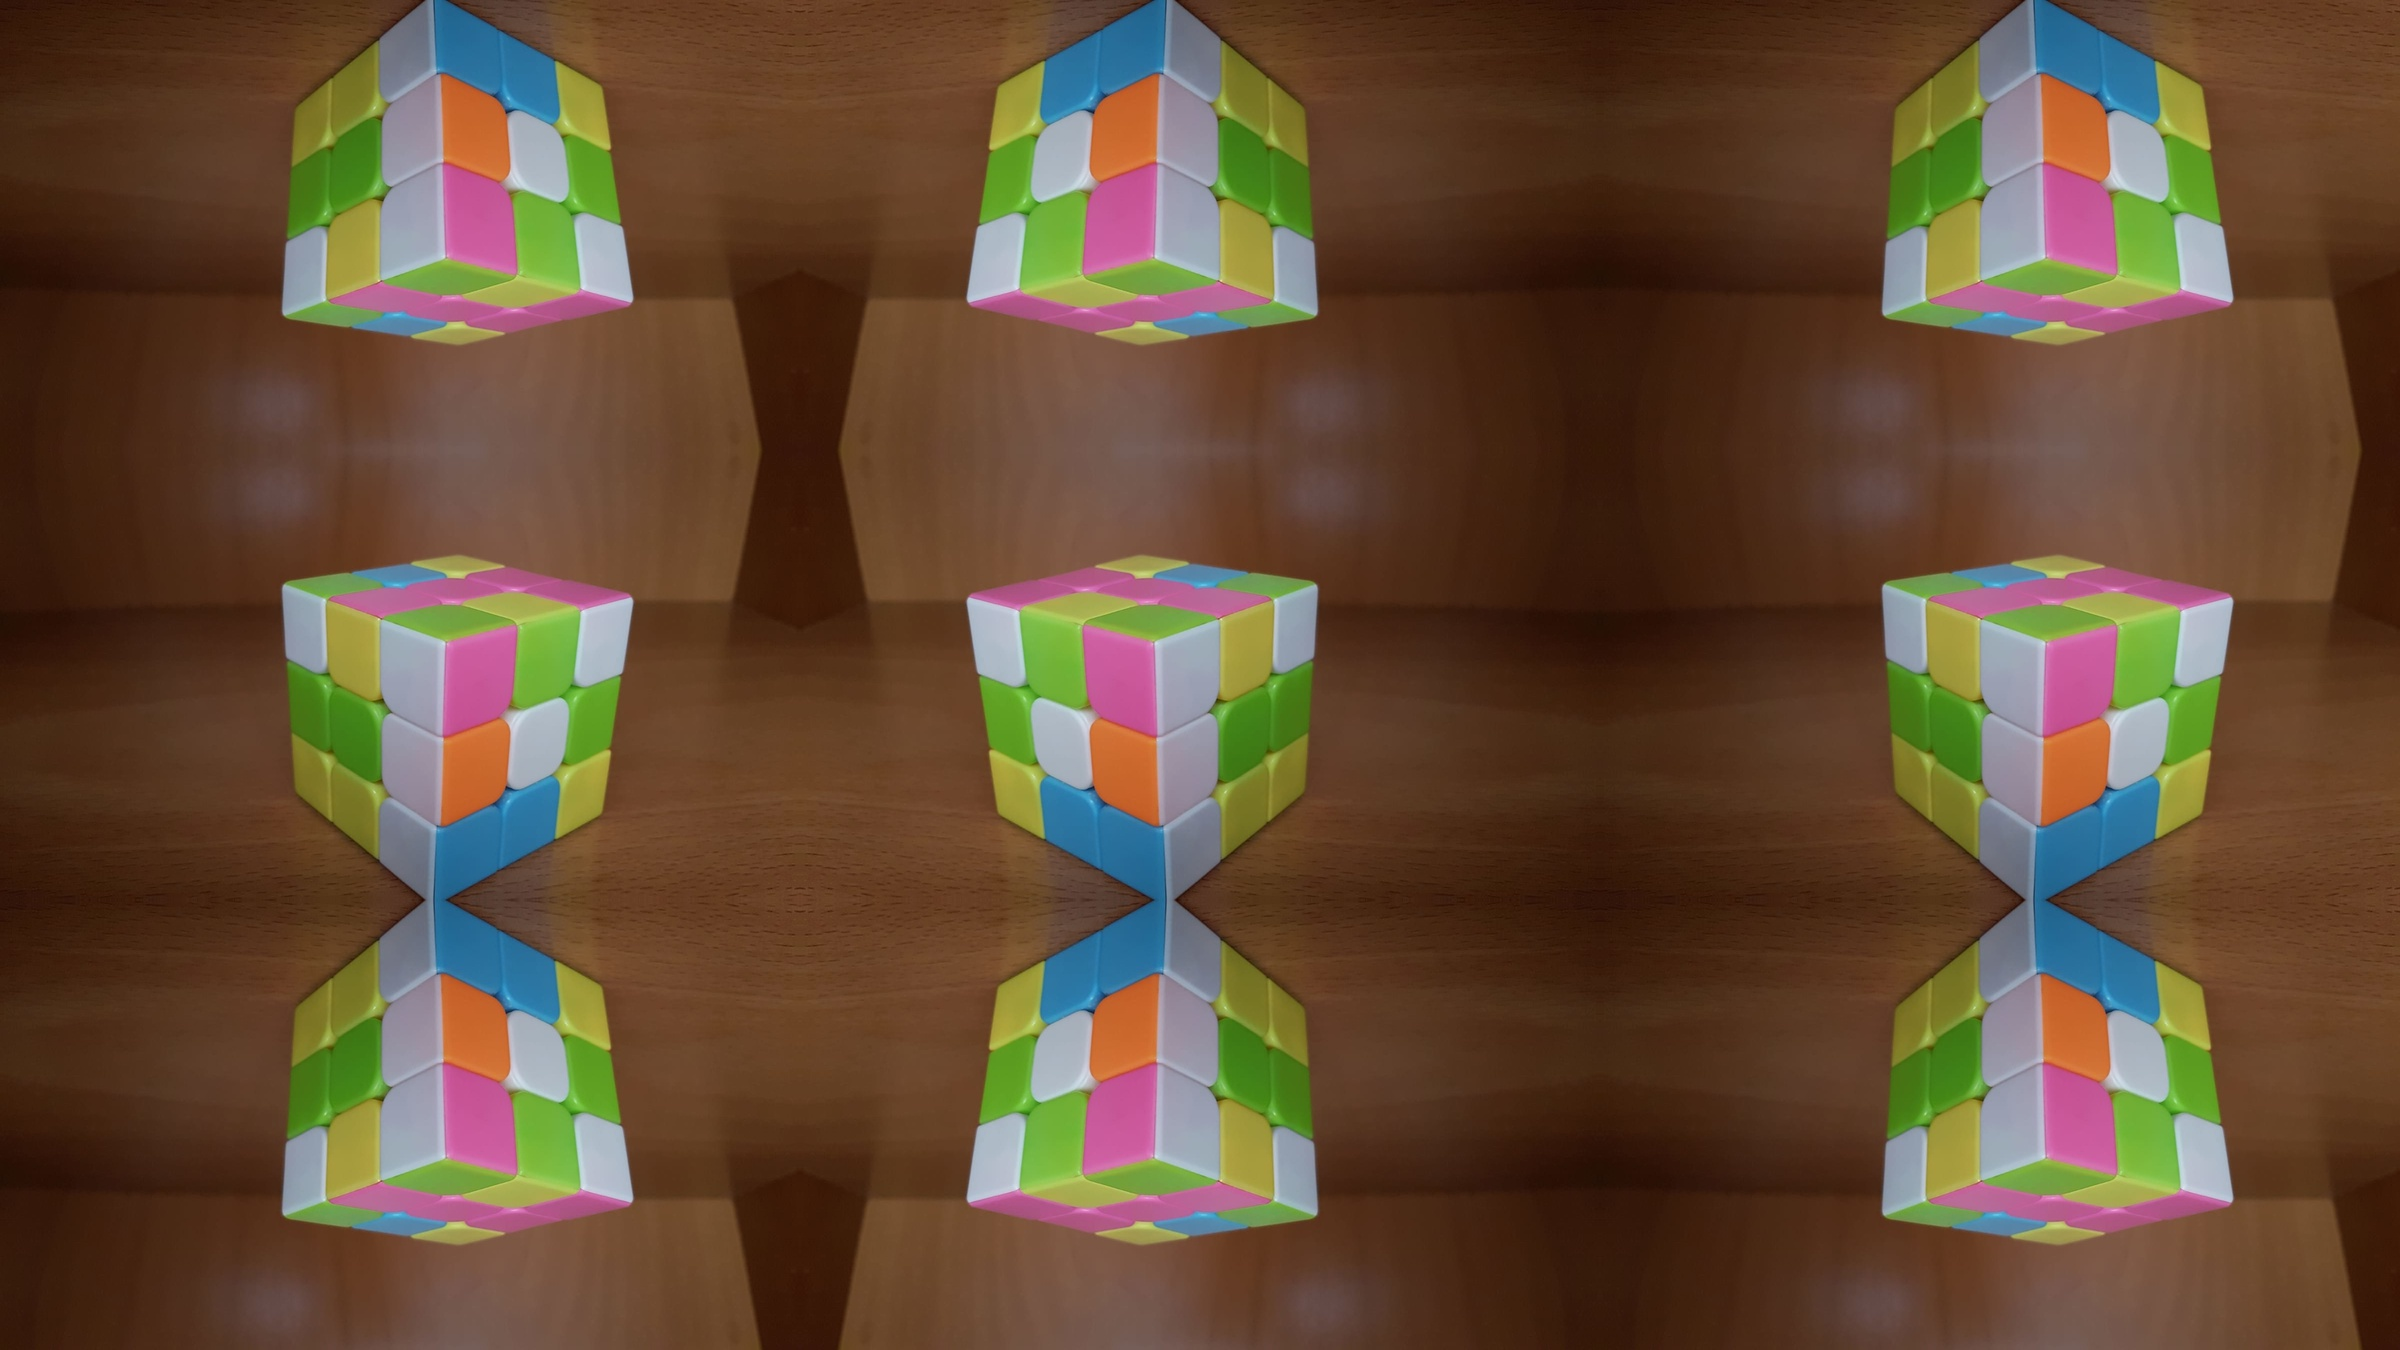

Write the Python code that produced this figure.
import numpy as np
import matplotlib.pyplot as plt
import sys

def mirror(img):
    cols = img[:,::-1,:]
    aux1 = np.hstack((cols, img, cols))
    cors = cols[::-1,:,:]
    rows = img[::-1,:,:]
    aux2 = np.hstack((cors,rows,cors))
    img = np.vstack((aux2, aux1, aux2))
    return img

if __name__ == '__main__':
    img = plt.imread(sys.argv[1])
    # Mirror
    img = mirror(img)
    # Save
    plt.imsave('mirror.jpg', img)
